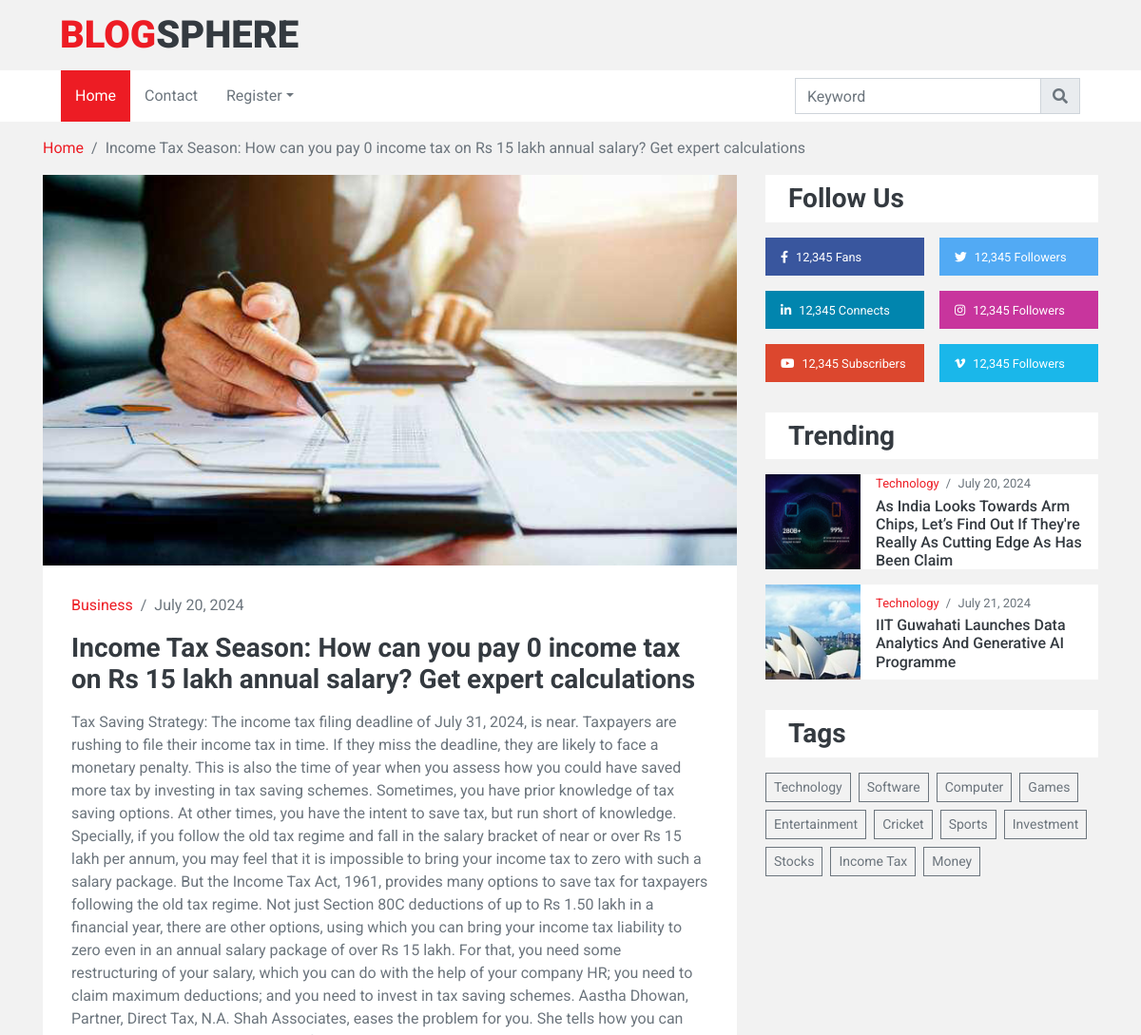
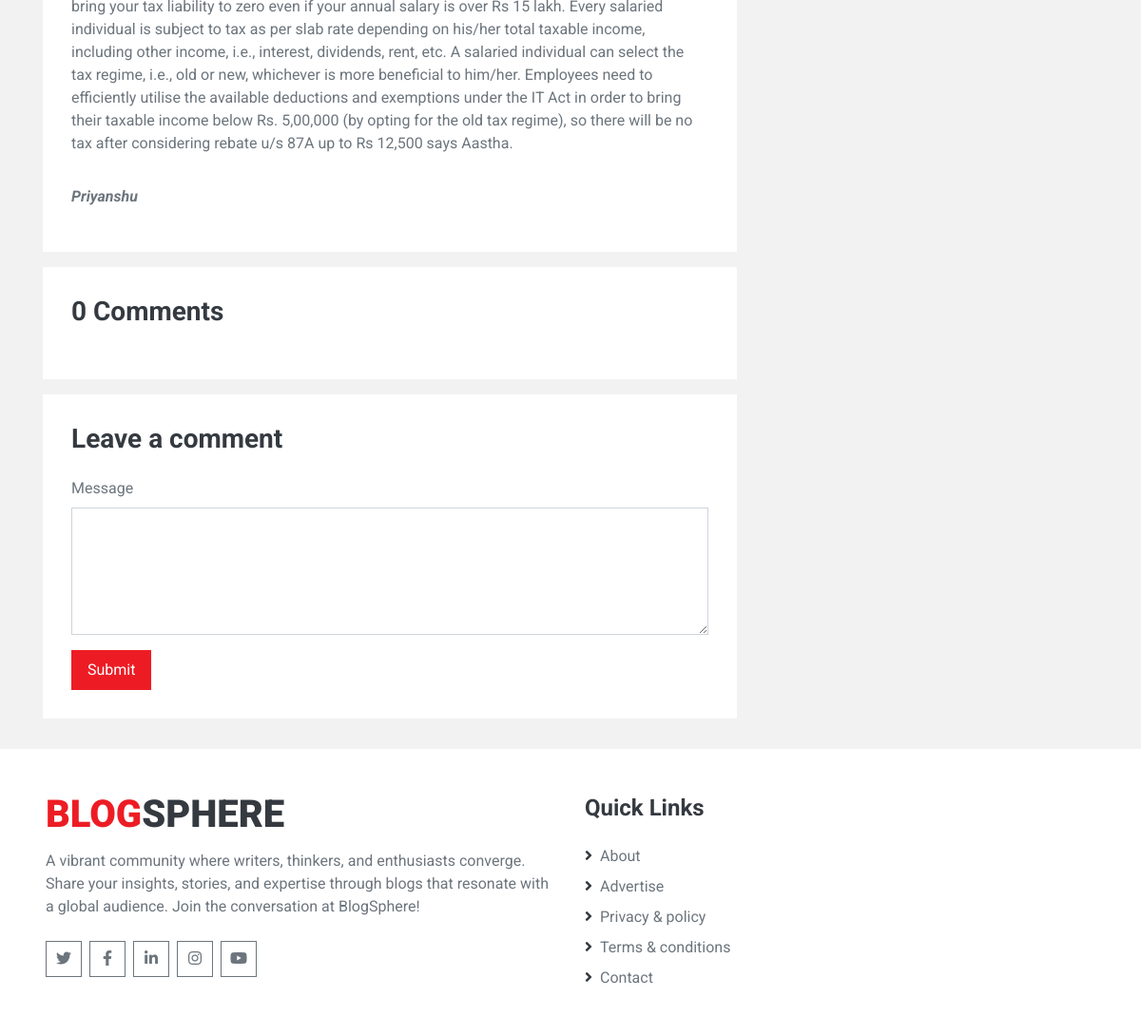
The page /single_post/income-tax-season-how-can-you-pay-0-income-tax-on-rs-15-lakh-annual-salary-get-expert-calculations/ on the database its author committed (2 pictures, top to bottom).
### blog/models.py (models this page shows, shortened)
class Post(models.Model):
    CATEGORY = (
        ('Business','Business'),
        ('Technology','Technology'),
        ('Entertainment','Entertainment'),
        ('Sports','Sports')
    )
    SECTION = (
        ('Featured','Featured'),
        ('Popular','Popular'),
        ('Latest','Latest'),
        ('Trending','Trending')
    )
    featured_image = models.ImageField(upload_to='images')
    title = models.CharField(max_length=100)
    author_id = models.ForeignKey(User, on_delete=models.CASCADE)
    category = models.CharField(choices=CATEGORY, max_length=200)
    date = models.DateField(auto_now_add=True)
    content = models.TextField()
    slug = models.SlugField(max_length=500, null=True, blank=True, unique=True)
    section = models.CharField(choices=SECTION, max_length=200)

class User(models.Model):
    name = models.CharField(max_length=100)
    email = models.EmailField()
    mobile = models.IntegerField()
    image = models.ImageField(upload_to='images')

class Tag(models.Model):
    name = models.CharField(max_length=100)
    post = models.ForeignKey(Post, on_delete=models.CASCADE)

### blog/views.py (the view)
# urls.py: path('single_post/<slug:slug>/', views.SINGLE_POST, name='single_post'),
def SINGLE_POST(request, slug):
    global user_mobile
    tags = Tag.objects.all()
    post=Post.objects.get(slug=slug)
    user_posts = Post.objects.all()
    comments = post.comments.all()
    if request.method == 'POST':
        user_id = request.POST.get('user_id')
        print(user_id)
        print(type(user_id))
        if user_id == 'None':
            url = '/single_post/' + slug + '/'
            messages.error(request,'Login First! ')
            return HttpResponseRedirect(url)
        user = User.objects.get(id=user_id)
        message = request.POST.get('comment')
        comment = Comment(post=post, user=user, content=message)
        comment.save()
        url = '/single_post/' + slug + '/'
        messages.success(request,'Comment uploaded successfully! ')
        return HttpResponseRedirect(url)
    else:
        if 'user_id' in request.session:
            user_id = request.session['user_id']
            user = User.objects.get(id=user_id)
            return render(request, 'main/single_post.html',{'tags':tags, 'user_posts':user_posts, 'user':user, 'post':post, 'comments':comments})
        else:
            return render(request, 'main/single_post.html',{'tags':tags, 'user_posts':user_posts, 'post':post, 'comments':comments})

### templates/main/single_post.html (shortened to what this page needs)
{% extends 'base.html' %}
{% block content %}
{% load static %}
<div class="container-fluid">
    <div class="container">
        <nav class="breadcrumb bg-transparent m-0 p-0">
            <a class="breadcrumb-item" href="{% url 'home' %}">Home</a>
            <span class="breadcrumb-item active">{{post.title}}</span>
        </nav>
    </div>
</div>
<div class="container-fluid py-3">
    <div class="container">
        <div class="row">
            <div class="col-lg-8">
                <div class="position-relative mb-3">
                    <img class="img-fluid w-100" src="/{{post.featured_image}}" alt="{{post.title}}"
                        style="object-fit: cover;">
                    <div class="overlay position-relative bg-light">
                        <div class="mb-3">
                            <a href="">{{post.category}}</a>
                            <span class="px-1">/</span>
                            <span>{{post.date}}</span>
                        </div>
                        <div>
                            <h3 class="mb-3">{{post.title}}</h3>
                            <p>{{post.content}}</p>
                            <p class="pt-3"><b><i>{{post.author_id.name}}</i></b></p>
                        </div>
                    </div>
                </div>
                <div class="bg-light mb-3" style="padding: 30px;">
                    <h3 class="mb-4">{{comments.count}} Comments</h3>
                </div>
                <div class="bg-light mb-3" style="padding: 30px;">
                    <h3 class="mb-4">Leave a comment</h3>
                    {% if user %}
                    <form method="post" action="{% url 'single_post' post.slug%}">
                        <div class="form-group">
                            <label for="message">Message</label>
                            <textarea name="comment" id="message" cols="30" rows="5" class="form-control"></textarea>
                        </div>
                        <div class="form-group mb-0">
                            <input type="submit" class="btn btn-primary font-weight-semi-bold py-2 px-3">
                        </div>
                    </form>
                    {% else %}
                    <p>Please <a href="{% url 'login' %}">log in</a> to leave a comment.</p>
                    {% endif %}
                </div>
            </div>
            <div class="col-lg-4 pt-3 pt-lg-0">
                <div class="pb-3">
                    <div class="bg-light py-2 px-4 mb-3">
                        <h3 class="m-0">Follow Us</h3>
                    </div>
                    <div class="d-flex mb-3">
                        <a href="" class="d-block w-50 py-2 px-3 text-white text-decoration-none mr-2"
                            style="background: #39569E;">
                            <small class="fab fa-facebook-f mr-2"></small><small>12,345 Fans</small>
                        </a>
                        <a href="" class="d-block w-50 py-2 px-3 text-white text-decoration-none ml-2"
                            style="background: #52AAF4;">
                            <small class="fab fa-twitter mr-2"></small><small>12,345 Followers</small>
                        </a>
                    </div>
                    <div class="d-flex mb-3">
                        <a href="" class="d-block w-50 py-2 px-3 text-white text-decoration-none mr-2"
                            style="background: #0185AE;">
                            <small class="fab fa-linkedin-in mr-2"></small><small>12,345 Connects</small>
                        </a>
                        <a href="" class="d-block w-50 py-2 px-3 text-white text-decoration-none ml-2"
                            style="background: #C8359D;">
                            <small class="fab fa-instagram mr-2"></small><small>12,345 Followers</small>
                        </a>
                    </div>
                    <div class="d-flex mb-3">
                        <a href="" class="d-block w-50 py-2 px-3 text-white text-decoration-none mr-2"
                            style="background: #DC472E;">
                            <small class="fab fa-youtube mr-2"></small><small>12,345 Subscribers</small>
                        </a>
                        <a href="" class="d-block w-50 py-2 px-3 text-white text-decoration-none ml-2"
                            style="background: #1AB7EA;">
                            <small class="fab fa-vimeo-v mr-2"></small><small>12,345 Followers</small>
                        </a>
                    </div>
                </div>
                <div class="pb-3">
                    <div class="bg-light py-2 px-4 mb-3">
                        <h3 class="m-0">Trending</h3>
                    </div>
                    {% for post in user_posts %}
                    {% if post.section == 'Trending' %}
                    <div class="d-flex mb-3">
                        <img src="/{{post.featured_image}}" style="width: 100px; height: 100px; object-fit: cover;">
                        <div class="w-100 d-flex flex-column justify-content-center bg-light px-3"
                            style="height: 100px;">
                            <div class="mb-1" style="font-size: 13px;">
                                <a href="">{{post.category}}</a>
                                <span class="px-1">/</span>
                                <span>{{post.date}}</span>
                            </div>
                            <a class="h6 m-0" href="{% url 'single_post' post.slug %}">{{post.title}}</a>
                        </div>
                    </div>
                    {% endif %}
                    {% endfor %}
                </div>
                <div class="pb-3">
                    <div class="bg-light py-2 px-4 mb-3">
                        <h3 class="m-0">Tags</h3>
                    </div>
                    <div class="d-flex flex-wrap m-n1">
                        {% for tag in tags %}
                        <a href="" class="btn btn-sm btn-outline-secondary m-1">{{tag.name}}</a>
                        {% endfor %}
                    </div>
                </div>
            </div>
        </div>
    </div>
</div>
{% endblock %}

### rows shown on the page
Post: title "Income Tax Season: How can you pay 0 income tax on Rs 15 lakh annual salary? Get expert calculations", featured_image (picture), category "Business", date "July 20, 2024", content "Tax Saving Strategy: The income tax filing deadline of July 31, 2024, is near. Taxpayers are rushing to file their income tax in time. If they miss the deadline, they are likely to face a monetary penalty. This is also the time of year when you assess how you could have saved more tax by investing in tax saving schemes. Sometimes, you have prior knowledge of tax saving options. At other times, you have the intent to save tax, but run short of knowledge. Specially, if you follow the old tax regime and fall in the salary bracket of near or over Rs 15 lakh per annum, you may feel that it is impossible to bring your income tax to zero with such a salary package. But the Income Tax Act, 1961,…", author_id.name "Priyanshu", count "0"
Post: featured_image (picture), category "Technology", date "July 20, 2024", title "As India Looks Towards Arm Chips, Let’s Find Out If They're Really As Cutting Edge As Has Been Claim"
Post: featured_image (picture), category "Technology", date "July 21, 2024", title "IIT Guwahati Launches Data Analytics And Generative AI Programme"
Tag: name "Technology"
Tag: name "Software"
Tag: name "Computer"
Tag: name "Games"
Tag: name "Entertainment"
Tag: name "Cricket"
Tag: name "Sports"
Tag: name "Investment"
Tag: name "Stocks"
Tag: name "Income Tax"
Tag: name "Money"
